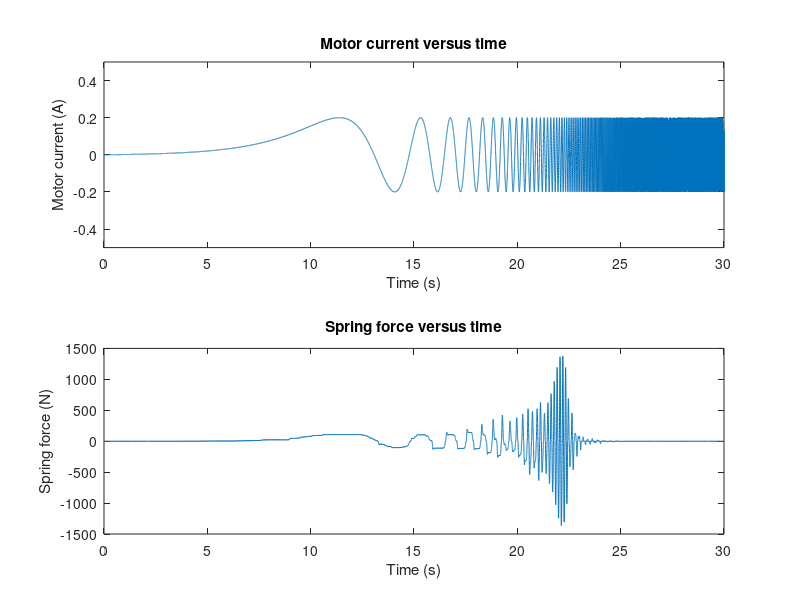

MATLAB code to generate this figure: (Note: this script raises an error after producing the figure.)
clear all; close all; clc;
load('right_knee_open_loop_exp_chirp.mat');
input = right_knee_open_loop_exp_chirp.input;
output = right_knee_open_loop_exp_chirp.output;

% Centers output signal to zero
output = output - output(1);

% Spring constant = 549360 N/m
% Encoder angle to spring deflection= 0.000027707 m/degrees
% F = -kx
k = 549360; 
output = -output * 0.000027707 * k;

% Sampling frequency Fs = 1 kHz
Fs = 1000;
Ts = 1/Fs;
N = length(input);
t = Ts * linspace(0,N-1,N);

% Plot input and output data
f1 = figure;
subplot(2,1,1)
plot(t,input);
title('Motor current versus time');
ylabel('Motor current (A)');
xlabel('Time (s)');
ylim([-0.5 0.5]);
xlim([0 t(end)]);

subplot(2,1,2)
plot(t,output);
title('Spring force versus time');
ylabel('Spring force (N)');
xlabel('Time (s)');
xlim([0 t(end)]);
saveas(f1,'input_output_data.png');

data = iddata(output,input,Ts);
% Number of poles
np = 2;
% Number of zeros
nz = 1;
% Estimates transfer function

SEA = tfest(data,np,nz)
% Get coefficients for estimated transfer function
wbar = 145;
beta = 100;
g1 = glead(wbar,beta);
g2 = integralboost(wbar, 1);
g3 = integralboost(1.7,1);
SEA_2 = SEA*g1*g2/g3


num = SEA.Numerator;
den = SEA.Denominator;
mk = k / den(3);
b_eff = mk * den(2);
beta = (num * mk) / k;
save('SEA.mat', 'SEA','SEA_2','b_eff', 'beta', 'k', 'mk','N','Fs','output','input');

% Define frequency vector
f = (0:N-1)*(Fs/N);
w = 2*pi*f;

% Obtain bode plot of model
[mag,phase,wout] = bode(SEA,w);
[mag2,phase2,wout2] = bode(SEA_2,w);
mag = reshape(mag,[N,1]);
mag2 = reshape(mag2,[N,1]);
phase = reshape(phase,[N,1]);
phase2 = reshape(phase2,[N,1]);

% Obtain frequency response of data
outputFFT = fft(output);
inputFFT = fft(input);
h_data = outputFFT ./ inputFFT;
mag_data = abs(h_data);
phase_data = angle(h_data) * (180/pi);

%% Plotting
f2 = figure;
subplot(2,1,1)
semilogx(f, mag2db(mag_data));
title('System identification of SEA');
hold on;
semilogx(f,mag2db(mag));
semilogx(f,mag2db(mag2));
ylabel('Magnitude (dB)');
xlabel('Frequency (Hz)');
text_str = {['m_k = ', num2str(mk)],['b_{eff} = ', num2str(b_eff)],...
    ['\beta = ', num2str(beta)], ['k = ', num2str(k)]};
text(0.05, 0, text_str);
xlim([0 1000]);
legend('Freq','SEA1','SEA2','Location','best')
subplot(2,1,2)
semilogx(f, phase_data);
hold on;
semilogx(f,phase);
semilogx(f,phase2);
ylabel('Phase (deg)');
xlabel('Frequency (Hz)');
legend('Data','Model');
xlim([0 1000]);
saveas(f2,'system_ID.png');

%%
figure
opts = timeoptions;
opts.Grid = 'on';
hold on
impulseplot(SEA,opts)
impulseplot(SEA_2,opts)
legend('SEA1','SEA2')

figure 
step(SEA)
hold on
step(SEA_2)
legend('SEA1','SEA2')
